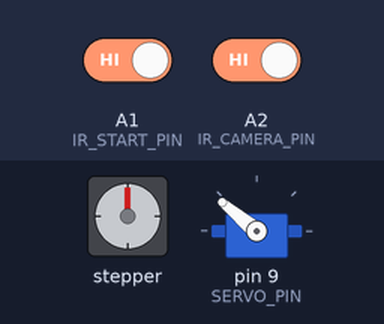
The sketch below on a simulated Arduino Uno, built with avr-gcc and run on an emulated ATmega328P. Parts: stepper motor, servo. Wiring (inferred from the names in the program): stepper motor driver (200 steps per turn assumed): step pin 2; direction pin 5; enable pin 8. The inputs (shaded band) are chosen by the test bench; at power-on: A1 (IR_START_PIN) HIGH, A2 (IR_CAMERA_PIN) HIGH. What the sketch prints to the serial monitor is not drawn.

Above: at 1.2 s.
1.3 s: A1 (IR_START_PIN) driven LOW
At 2.25 s:
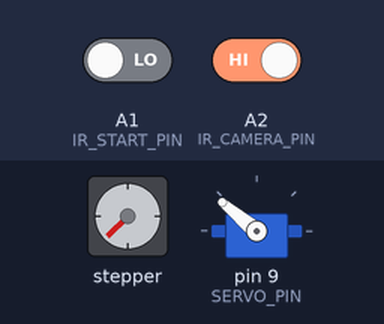
4.3 s: A2 (IR_CAMERA_PIN) driven LOW
At 7.7 s:
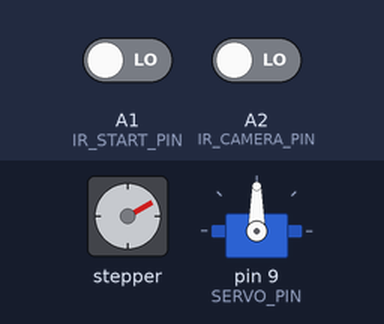
11.8 s: A2 (IR_CAMERA_PIN) driven HIGH
At 11.95 s:
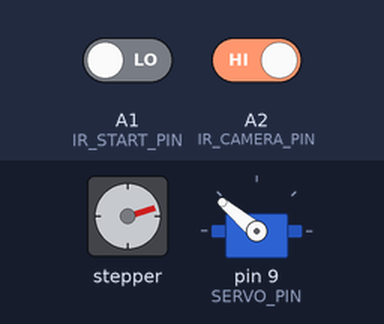
Timing chart, 0 to 23.8 s (numbered marks = the images above; inputs shaded):
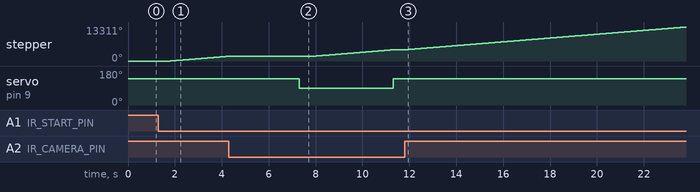

The sketch:

OSS_UNO_TEST.ino
```cpp
#include <Servo.h>
#include <SoftwareSerial.h>

// --- Stepper Pins ---
const int X_STEP_PIN = 2;
const int X_DIR_PIN  = 5;
const int ENABLE_PIN = 8;
const int STEP_DELAY_US = 1200;

// --- Servo & Sensor Pins ---
const int SERVO_PIN = 9;
const int IR_START_PIN = A1;
const int IR_CAMERA_PIN = A2;

// --- UART Communication ---
SoftwareSerial espSerial(A0, A3); // RX, TX

Servo diverterServo;

// --- Servo Angles ---
const int angleBinA = 0;
const int angleBinB = 50;
const int angleBinC = 140;
const int angleReject = 90;

enum SystemState { IDLE, MOVING_TO_CAM, SCANNING, DISPATCHING };
SystemState currentState = IDLE;

unsigned long stateTimer = 0;
const unsigned long scanTimeout = 3000;
const unsigned long dispatchTime = 4000;

void setup() {
  Serial.begin(115200);
  espSerial.begin(115200);

  pinMode(X_STEP_PIN, OUTPUT);
  pinMode(X_DIR_PIN, OUTPUT);
  pinMode(ENABLE_PIN, OUTPUT);

  pinMode(IR_START_PIN, INPUT);
  pinMode(IR_CAMERA_PIN, INPUT);

  digitalWrite(X_DIR_PIN, HIGH);
  digitalWrite(ENABLE_PIN, HIGH); // Stepper OFF

  diverterServo.attach(SERVO_PIN);
  diverterServo.write(angleBinC);

  Serial.println("System Ready. Waiting for object...");
}

void stepMotor() {
  digitalWrite(X_STEP_PIN, HIGH);
  delayMicroseconds(STEP_DELAY_US);
  digitalWrite(X_STEP_PIN, LOW);
  delayMicroseconds(STEP_DELAY_US);
}

void loop() {
  int startDetected = digitalRead(IR_START_PIN);
  int camDetected = digitalRead(IR_CAMERA_PIN);
  unsigned long currentMillis = millis();

  switch (currentState) {

    case IDLE:
      digitalWrite(ENABLE_PIN, HIGH);

      if (startDetected == LOW) {
        digitalWrite(ENABLE_PIN, LOW);
        currentState = MOVING_TO_CAM;
        delay(500);
      }
      break;

    case MOVING_TO_CAM:
      stepMotor();

      if (camDetected == LOW) {
        currentState = SCANNING;
        stateTimer = currentMillis;

        // --- NEW: Ask ESP32 for a decision ---
        espSerial.print('?');
      }
      break;

    case SCANNING:
      if (espSerial.available()) {
        char aiCommand = espSerial.read();

        if (aiCommand == 'A') diverterServo.write(angleBinA);
        else if (aiCommand == 'B') diverterServo.write(angleBinB);
        else if (aiCommand == 'C') diverterServo.write(angleBinC);

        delay(600); // Wait for servo to move
        currentState = DISPATCHING;
        stateTimer = currentMillis;
      }
      else if (currentMillis - stateTimer > scanTimeout) {
        diverterServo.write(angleReject);
        delay(600);
        currentState = DISPATCHING;
        stateTimer = currentMillis;
      }
      break;

    case DISPATCHING:
      stepMotor();

      if (currentMillis - stateTimer > dispatchTime) {
        diverterServo.write(angleBinC); // Reset servo
        currentState = IDLE;
      }
      break;
  }
}
```

Measured:
- after the input at 1.3 s, stepper: keeps turning clockwise at about 744°/s, starting after 0.50 s
- after the input at 4.3 s, servo on pin 9 (SERVO_PIN): 140° → 90° after 3.0 s, → 140° 4.0 s later
- after the input at 11.8 s, servo on pin 9 (SERVO_PIN): stays 140° (without the input it goes to 90° after 3.0 s)
